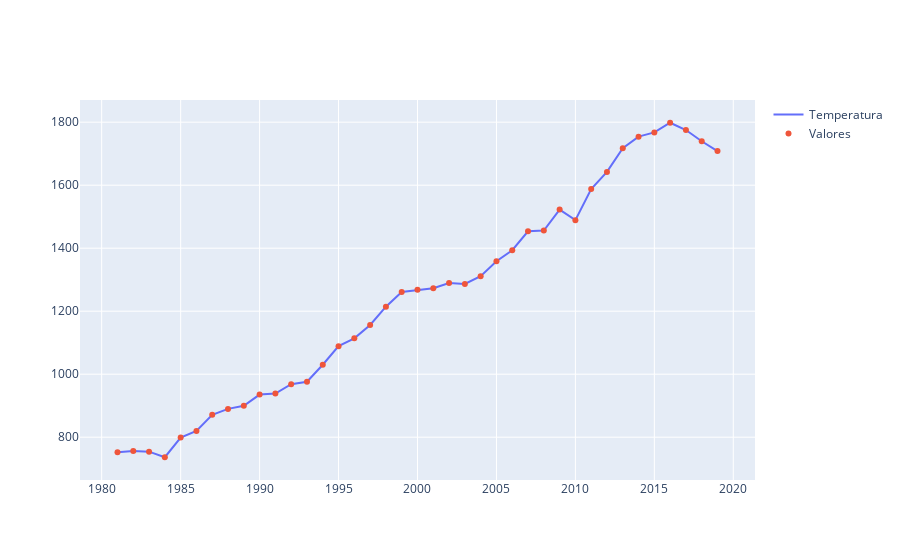

Notebook code cell kept with this figure:
### Code cell
fig = go.Figure()
fig.add_trace(go.Scatter(x = df['ds'], y = df['y'], name = 'Temperatura'))
fig.add_trace(go.Scatter(x = df['ds'], y = df['y'], mode = 'markers', name = 'Valores'))
fig.show()
